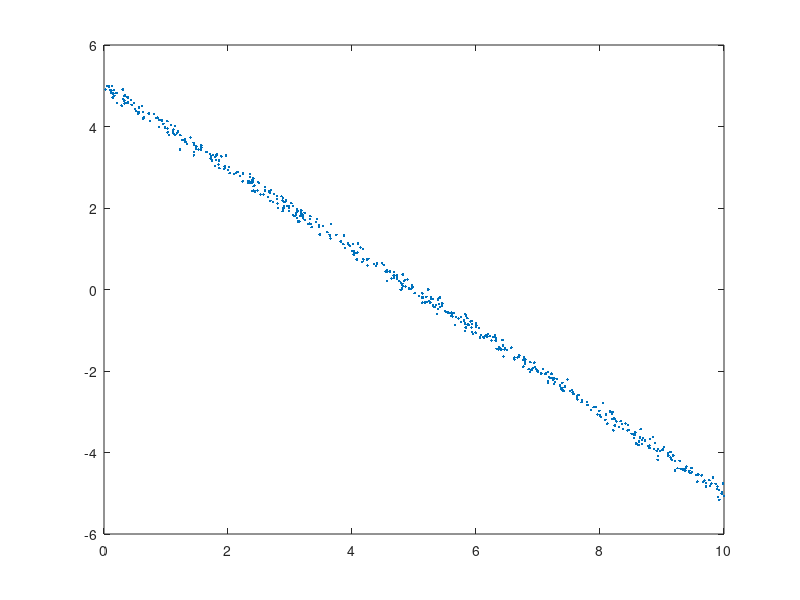

MATLAB code to generate this figure: (Note: this script raises an error after producing the figure.)
% Normal Inverse Gamma test

% generate observations
N=500

% The coefficients are [2, 1], with the first one denoting the y intersect
beta=[5; -1];
printf("Create observations on line with coefficients: y=%f+%f*x\n", beta(1), beta(2));

X0=[ones(1,N); sort(unifrnd(0,10,size(beta,1)-1,N))]';
y0=(X0*beta);

%beta=[1; 2];
%X1=[ones(1,N); sort(unifrnd(0,10,size(beta,1)-1,N))]';
%y1=(X1*beta);

%y=[y0; y1];
%X=[X0; X1];
y=y0;
X=X0;

sigma=0.1;

y += normrnd(0, sigma, length(y), 1);

plot(X(:,2), y,'.')

% prior
S0.mu=[1; 1];
S0.Lambda=[0.5 0; 0.5 0];
S0.a=1;
S0.b=2;

z = [X y]';

Sn = nigupdate(z, S0);

% Inferred line
printf("The inferred line has coefficients: y=%f+%f*x\n", Sn.mu(1), Sn.mu(2));
